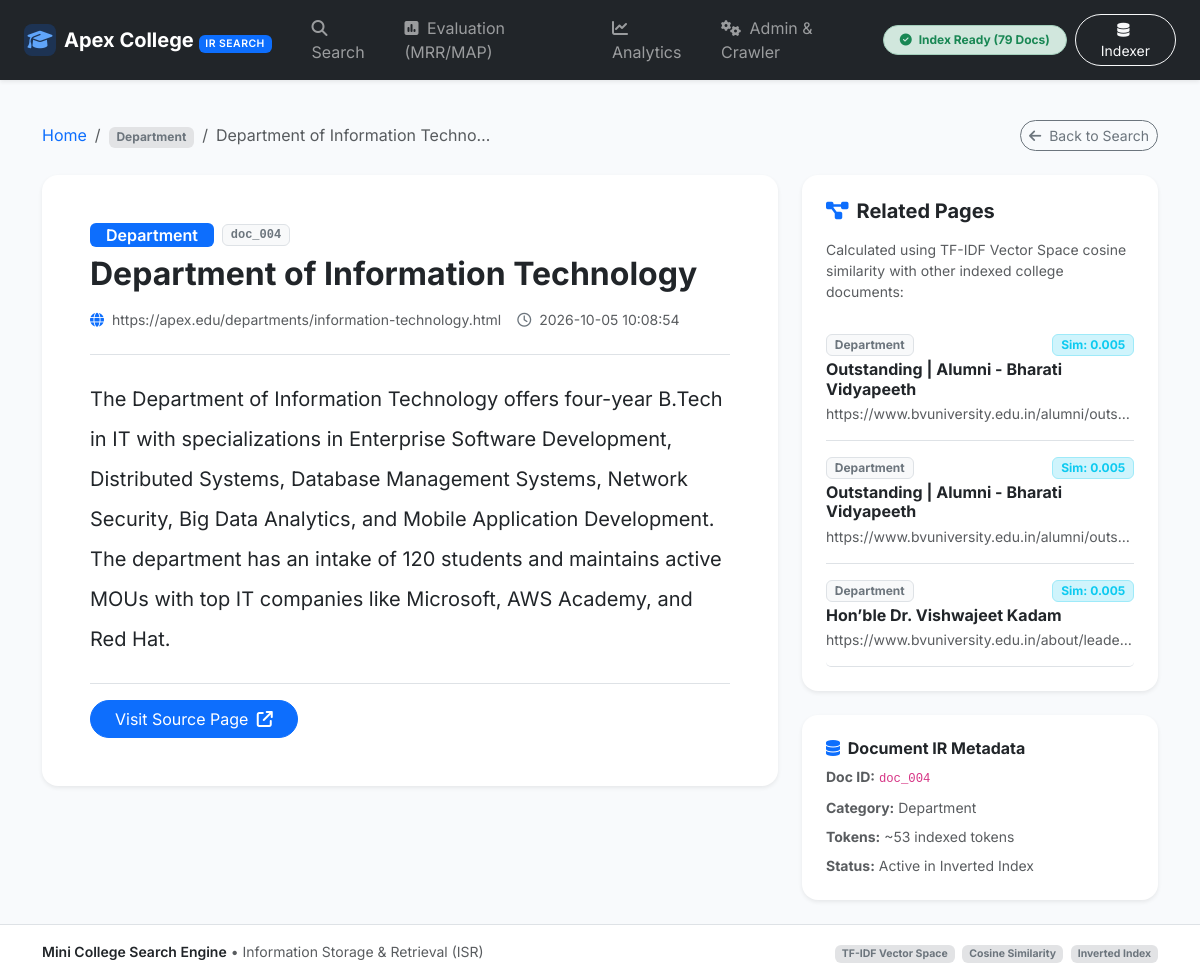
The page /document/doc_004 on the database its author committed.
### tables this page shows
CREATE TABLE documents (
                id INTEGER PRIMARY KEY AUTOINCREMENT,
                doc_id TEXT UNIQUE NOT NULL,
                title TEXT NOT NULL,
                url TEXT NOT NULL,
                category TEXT NOT NULL,
                content TEXT NOT NULL,
                created_at TIMESTAMP DEFAULT CURRENT_TIMESTAMP
            );

### app.py (the view)
@app.route('/document/<doc_id>')
def view_document(doc_id):
    doc = db.get_document_by_id(doc_id)
    if not doc:
        flash(f"Document with ID '{doc_id}' not found.", "error")
        return redirect(url_for('index'))
    return_query = request.args.get('q', '')
    related = tfidf_engine.get_related_documents(doc_id, top_n=3)
    highlighted_content = doc['content']
    if return_query:
        q_tokens = preprocess_text(return_query)
        for tok in set(q_tokens):
            import re
            pattern = re.compile(rf'(\b{re.escape(tok)}[a-zA-Z]*)', re.IGNORECASE)
            highlighted_content = pattern.sub(r'<mark class="search-highlight">\1</mark>', highlighted_content)
    token_count = len(doc['content'].split())
    return render_template(
        'document.html',
        doc=doc,
        highlighted_content=highlighted_content,
        related_docs=related,
        return_query=return_query,
        token_count=token_count
    )

### app.py (called while the page is built)
@app.context_processor
def inject_global_vars():
    stats = indexer.get_stats()
    return {
        'doc_count': stats['document_count'],
        'index_ready': stats['is_ready'],
        'categories_list': config.CATEGORIES
    }

### database/db_manager.py (called while the page is built)
    def get_connection(self):
        conn = sqlite3.connect(self.db_path, check_same_thread=False)
        conn.row_factory = sqlite3.Row
        return conn

    def get_document_by_id(self, doc_id):
        with self.get_connection() as conn:
            cursor = conn.cursor()
            cursor.execute('SELECT * FROM documents WHERE doc_id = ?', (doc_id,))
            row = cursor.fetchone()
            return dict(row) if row else None

### ir_engine/indexer.py (called while the page is built)
    def get_document(self, doc_id):
        return self.documents.get(doc_id)

    def get_stats(self):
        total_postings = sum(len(p) for p in self.inverted_index.values())
        return {
            'vocabulary_size': len(self.vocabulary),
            'document_count': self.total_docs,
            'total_postings': total_postings,
            'is_ready': self.is_loaded and self.total_docs > 0
        }

### templates/document.html (shortened to what this page needs)
{% extends "base.html" %}
{% block content %}
<div class="container py-4">
    <div class="d-flex align-items-center justify-content-between mb-4">
        <nav aria-label="breadcrumb">
            <ol class="breadcrumb mb-0">
                <li class="breadcrumb-item"><a href="{{ url_for('index') }}" class="text-decoration-none">Home</a></li>
                <li class="breadcrumb-item"><span class="badge bg-secondary-subtle text-secondary">{{ doc.category }}</span></li>
                <li class="breadcrumb-item active text-truncate" style="max-width: 300px;" aria-current="page">{{ doc.title }}</li>
            </ol>
        </nav>
        {% if return_query %}
            <a href="{{ url_for('search', q=return_query) }}" class="btn btn-outline-secondary btn-sm rounded-pill">
                <i class="fa-solid fa-arrow-left me-1"></i> Back to Search ("{{ return_query }}")
            </a>
        {% else %}
            <a href="{{ url_for('index') }}" class="btn btn-outline-secondary btn-sm rounded-pill">
                <i class="fa-solid fa-arrow-left me-1"></i> Back to Search
            </a>
        {% endif %}
    </div>
    <div class="row g-4">
        <div class="col-lg-8">
            <div class="card border-0 shadow-sm rounded-4 p-4 p-md-5">
                <div class="border-bottom pb-4 mb-4">
                    <div class="d-flex align-items-center gap-2 mb-2">
                        <span class="badge bg-primary px-3 py-1 fs-6 fw-semibold">{{ doc.category }}</span>
                        <span class="badge bg-light text-secondary border font-monospace">{{ doc.doc_id }}</span>
                    </div>
                    <h1 class="h2 fw-bold text-dark mb-3">{{ doc.title }}</h1>
                    <div class="text-muted small d-flex flex-wrap align-items-center gap-3">
                        <span><i class="fa-solid fa-globe me-1 text-primary"></i> <a href="{{ doc.url }}" target="_blank" rel="noopener noreferrer" class="text-decoration-none text-muted">{{ doc.url }}</a></span>
                        <span><i class="fa-regular fa-clock me-1 text-secondary"></i> {{ doc.created_at or 'Indexed' }}</span>
                    </div>
                </div>
                <div class="document-full-content text-dark fs-5 lh-lg mb-4">
                    {{ highlighted_content | safe }}
                </div>
                <div class="d-flex align-items-center justify-content-between pt-3 border-top">
                    <a href="{{ doc.url }}" target="_blank" rel="noopener noreferrer" class="btn btn-primary rounded-pill px-4">
                        Visit Source Page <i class="fa-solid fa-arrow-up-right-from-square ms-1"></i>
                    </a>
                </div>
            </div>
        </div>
        <div class="col-lg-4">
            <div class="card border-0 shadow-sm rounded-4 p-4 mb-4">
                <h5 class="fw-bold text-dark mb-3">
                    <i class="fa-solid fa-project-diagram text-primary me-2"></i>Related Pages
                </h5>
                <p class="text-muted small mb-3">
                    Calculated using TF-IDF Vector Space cosine similarity with other indexed college documents:
                </p>
                {% if related_docs %}
                    <div class="list-group list-group-flush">
                        {% for rel in related_docs %}
                            <div class="list-group-item px-0 py-3 border-bottom">
                                <div class="d-flex justify-content-between align-items-center mb-1">
                                    <span class="badge bg-light text-secondary border small">{{ rel.category }}</span>
                                    <span class="badge bg-info-subtle text-info border border-info-subtle small fw-bold">
                                        Sim: {{ "%.3f"|format(rel.similarity) }}
                                    </span>
                                </div>
                                <h6 class="fw-bold mb-1">
                                    <a href="{{ url_for('view_document', doc_id=rel.doc_id, q=return_query) }}" class="text-decoration-none text-dark hover-primary">
                                        {{ rel.title }}
                                    </a>
                                </h6>
                                <div class="text-muted small text-truncate">{{ rel.url }}</div>
                            </div>
                        {% endfor %}
                    </div>
                {% else %}
                    <p class="text-muted small">No other similar documents found in index.</p>
                {% endif %}
            </div>
            <div class="card border-0 shadow-sm rounded-4 p-4">
                <h6 class="fw-bold text-dark mb-2"><i class="fa-solid fa-database text-primary me-1"></i> Document IR Metadata</h6>
                <ul class="list-unstyled small text-muted mb-0">
                    <li class="mb-2"><strong>Doc ID:</strong> <code>{{ doc.doc_id }}</code></li>
                    <li class="mb-2"><strong>Category:</strong> {{ doc.category }}</li>
                    <li class="mb-2"><strong>Tokens:</strong> ~{{ token_count }} indexed tokens</li>
                    <li><strong>Status:</strong> Active in Inverted Index</li>
                </ul>
            </div>
        </div>
    </div>
</div>
{% endblock %}

### static/css/style.css (style rules this page uses)
:root { --primary-color: #0d6efd; --primary-hover: #0b5ed7; --card-border-radius: 16px; --bg-light: #f8fafc; }
body { font-family: 'Inter', -apple-system, BlinkMacSystemFont, "Segoe UI", Roboto, sans-serif; background-color: var(--bg-light); color: #334155; }

### rows shown on the page
documents: category "Department", title "Department of Information Techno…", doc_id "doc_004", title "Department of Information Technology", url "https://apex.edu/departments/information-technology.html", created_at "2026-10-05 10:08:54", content "The Department of Information Technology offers four-year B.Tech in IT with specializations in Enterprise Software Development, Distributed Systems, Database Management Systems, Network Security, Big Data Analytics, and Mobile Application Development. The department has an intake of 120 students and maintains active MOUs with top IT companies like Microsoft, AWS Academy, and Red Hat."
documents: category "Department", similarity "0.005", title "Outstanding | Alumni - Bharati Vidyapeeth", url "https://www.bvuniversity.edu.in/alumni/outs…"
documents: category "Department", similarity "0.005", title "Outstanding | Alumni - Bharati Vidyapeeth", url "https://www.bvuniversity.edu.in/alumni/outs…"
documents: category "Department", similarity "0.005", title "Hon’ble Dr. Vishwajeet Kadam", url "https://www.bvuniversity.edu.in/about/leade…"

### other values the page prints
{{ doc_count if doc_count is defined else '40' }} "79"
{{ token_count }} "53"
